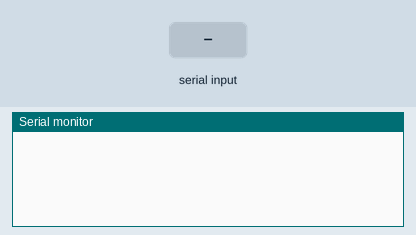
Bench run of a sketch on a simulated Arduino Uno, built with avr-gcc and run on an emulated ATmega328P. Parts: the last lines printed to the serial monitor. The inputs (shaded band) are chosen by the test bench.

Above: at 1.2 s.
1.3 s: "1\n" received over Serial
At 2.6 s:
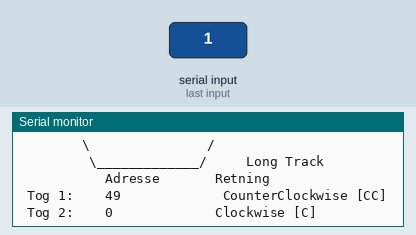
2.8 s: "0\n" received over Serial
At 2.97 s:
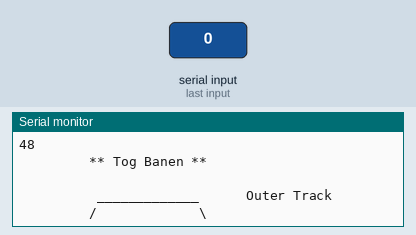

Measured:
- after the input at 1.3 s, the serial monitor: prints a new line at once (image 1)
- after the input at 2.8 s, the serial monitor: prints a new line at once (image 2)

The sketch:

sketch_nov16c_ModtageInput.ino
```cpp
/*
 * Not done, yet.
 */

//modtager:   tal;    Adresse   36;40;102   // op til 3 cifre
//modtagerEVT:   tekst:  Sporskifte position   Straight / Turn    //skal kune vises,
//                men styres fra kode ikke fra start da det er svært at læse om sporet står på den ene
//modtager:   tekst:  Retning   Clockwise / counter Clockwise   C vs CC
//modtagerIKKE:   forwards and backwards, vi starter med at togene altid kører fremefter.

//modtagerMÅSKE:    TogPrioritet: tal 1 eller 0.
//                  Hvis begge tog står på inner/outer skal det defineres hvilket tog der må køre først?
//Modtager start komando
//modtager pause komando?

int tog1 = 0; //36
int tog2 = 0; //40
boolean tog1CC = true;
boolean tog2CC = false;

void setup() {
  // put your setup code here, to run once:
  Serial.begin(9600);

}

void loop() {
  // put your main code here, to run repeatedly:


  if (Serial.available() )
  {
    char input = Serial.read();
    //skrivUd(input);

    //tjekker om input er tomt med en ny linie
    if(input == 10)
    {
      skrivDSB();
    }
    else if(isDigit(input))
    {
        tog1 = input; //her skal der være kode til at tjekke og holde styr på flere tal efter hinanden i en int, der skal gemmes Over denne if statement.
        Serial.println("tog1 er blevet sadt til");
        Serial.println(tog1);
        Serial.println();
    }else{
      Serial.println("input kan ikke læses korrekt");
    }

  }

}


void skrivDSB(){

  skrivPlads(4);
  // 22 linier høj
  Serial.println("         ** Tog Banen **     ");
  Serial.println("                             ");
  Serial.println("          _____________      Outer Track");
  Serial.println("         /             \\     ");
  Serial.println("        /               \\    ");
  Serial.println("       /                 \\   ");
  Serial.println("      |   _____________   |  Inner Track");
  Serial.println("      |  /             \\  |  ");
  Serial.println("      | /               \\ |  ");
  Serial.println("  S1  |/                 \\|  S2");
  Serial.println("      |                   |  ");
  Serial.println("      |                   |  ");
  Serial.println("      |                   |  ");
  Serial.println("      |                   |  ");
  Serial.println("      |                   |  ");
  Serial.println("      |                   |  ");
  Serial.println("      |                   |  ");
  Serial.println("      |                   |  ");
  Serial.println("      |                   |  ");
  Serial.println("       \\                 /   ");
  Serial.println("        \\               /    ");
  Serial.println("         \\_____________/     Long Track");
  skrivPlads(8); //18 i alt

  skrivInfo(); // 3 lige nu

  skrivPlads(7);


}

void skrivInfo(){
  Serial.println("           Adresse       Retning");
  Serial.print(" Tog 1:    ");
  Serial.print(tog1);
  Serial.print("             ");

  if(tog1CC){
    Serial.println("CounterClockwise [CC]");
  }else{
    Serial.println("Clockwise [c]");
  }
  //Serial.println();
  //Serial.println();
  Serial.print(" Tog 2:    ");
  Serial.print(tog2);
  Serial.print("             ");
  if(tog2CC){
    Serial.println("CounterClockwise [CC]");
  }else{
    Serial.println("Clockwise [C]");
  }
}

void skrivPlads(int antal){

  int i;
  for(i = 0; i < antal; i++)
  {
    Serial.println();
  }

}


//bruges til at finde antal linier på serial monitor i højden
//min mac viser 44 linier på monitoren med de nuværende font indstillinger.
void skrivTal(){
  int i;
  for(i = 0; i < 100; i++)
  {
    Serial.println(i);
  }

}
```
